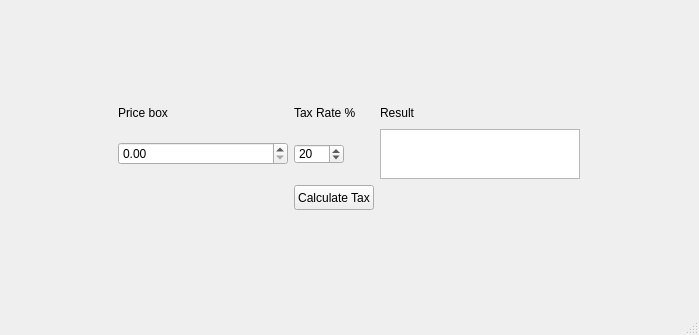
<?xml version="1.0" encoding="UTF-8"?>
<ui version="4.0">
 <class>MainWindow</class>
 <widget class="QMainWindow" name="MainWindow">
  <property name="geometry">
   <rect>
    <x>0</x>
    <y>0</y>
    <width>699</width>
    <height>335</height>
   </rect>
  </property>
  <property name="windowTitle">
   <string>MainWindow</string>
  </property>
  <widget class="QWidget" name="centralwidget">
   <layout class="QGridLayout" name="gridLayout_2">
    <item row="0" column="0">
     <layout class="QGridLayout" name="gridLayout">
      <item row="0" column="1">
       <widget class="QLabel" name="label_2">
        <property name="maximumSize">
         <size>
          <width>200</width>
          <height>20</height>
         </size>
        </property>
        <property name="text">
         <string>Tax Rate %</string>
        </property>
       </widget>
      </item>
      <item row="0" column="2">
       <widget class="QLabel" name="label_3">
        <property name="maximumSize">
         <size>
          <width>200</width>
          <height>20</height>
         </size>
        </property>
        <property name="text">
         <string>Result</string>
        </property>
       </widget>
      </item>
      <item row="2" column="1">
       <widget class="QSpinBox" name="TaxRate">
        <property name="maximumSize">
         <size>
          <width>50</width>
          <height>20</height>
         </size>
        </property>
        <property name="value">
         <number>20</number>
        </property>
       </widget>
      </item>
      <item row="0" column="0">
       <widget class="QLabel" name="label">
        <property name="maximumSize">
         <size>
          <width>200</width>
          <height>16777215</height>
         </size>
        </property>
        <property name="text">
         <string>Price box</string>
        </property>
       </widget>
      </item>
      <item row="3" column="1">
       <widget class="QPushButton" name="calc_tax">
        <property name="maximumSize">
         <size>
          <width>150</width>
          <height>25</height>
         </size>
        </property>
        <property name="text">
         <string>Calculate Tax</string>
        </property>
       </widget>
      </item>
      <item row="2" column="0">
       <widget class="QDoubleSpinBox" name="PriceBox">
        <property name="maximum">
         <double>1000.000000000000000</double>
        </property>
       </widget>
      </item>
      <item row="2" column="2">
       <widget class="QTextEdit" name="ResultsWindow">
        <property name="maximumSize">
         <size>
          <width>200</width>
          <height>50</height>
         </size>
        </property>
       </widget>
      </item>
     </layout>
    </item>
   </layout>
  </widget>
  <widget class="QMenuBar" name="menubar">
   <property name="geometry">
    <rect>
     <x>0</x>
     <y>0</y>
     <width>699</width>
     <height>26</height>
    </rect>
   </property>
  </widget>
  <widget class="QStatusBar" name="statusbar"/>
 </widget>
 <resources/>
 <connections/>
</ui>
